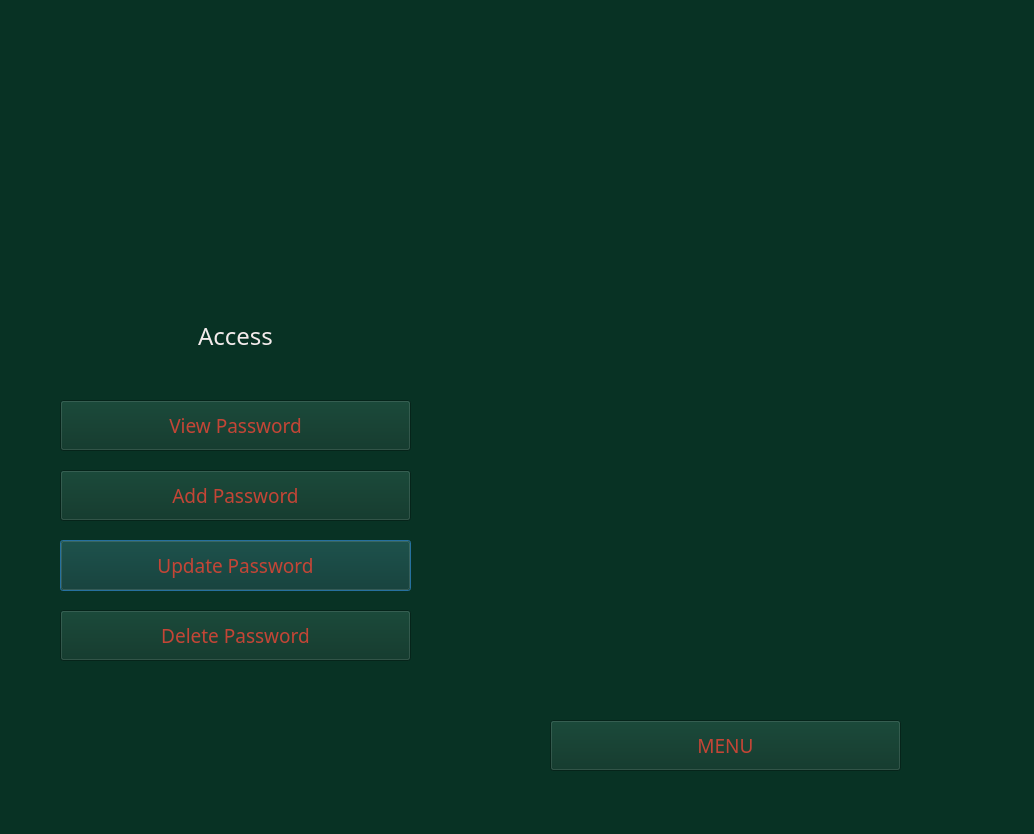
<?xml version="1.0" encoding="UTF-8"?>
<ui version="4.0">
 <class>Dialog</class>
 <widget class="QDialog" name="Dialog">
  <property name="geometry">
   <rect>
    <x>0</x>
    <y>0</y>
    <width>1034</width>
    <height>834</height>
   </rect>
  </property>
  <property name="windowTitle">
   <string>Dialog</string>
  </property>
  <property name="styleSheet">
   <string notr="true">background-color: rgb(8, 50, 36);</string>
  </property>
  <widget class="QPushButton" name="updatepass">
   <property name="geometry">
    <rect>
     <x>60</x>
     <y>540</y>
     <width>351</width>
     <height>51</height>
    </rect>
   </property>
   <property name="palette">
    <palette>
     <active>
      <colorrole role="Button">
       <brush brushstyle="SolidPattern">
        <color alpha="255">
         <red>8</red>
         <green>50</green>
         <blue>36</blue>
        </color>
       </brush>
      </colorrole>
      <colorrole role="Light">
       <brush brushstyle="SolidPattern">
        <color alpha="255">
         <red>196</red>
         <green>69</green>
         <blue>54</blue>
        </color>
       </brush>
      </colorrole>
      <colorrole role="Midlight">
       <brush brushstyle="SolidPattern">
        <color alpha="255">
         <red>196</red>
         <green>69</green>
         <blue>54</blue>
        </color>
       </brush>
      </colorrole>
      <colorrole role="ButtonText">
       <brush brushstyle="SolidPattern">
        <color alpha="255">
         <red>196</red>
         <green>69</green>
         <blue>54</blue>
        </color>
       </brush>
      </colorrole>
      <colorrole role="Base">
       <brush brushstyle="SolidPattern">
        <color alpha="255">
         <red>8</red>
         <green>50</green>
         <blue>36</blue>
        </color>
       </brush>
      </colorrole>
      <colorrole role="Window">
       <brush brushstyle="SolidPattern">
        <color alpha="255">
         <red>8</red>
         <green>50</green>
         <blue>36</blue>
        </color>
       </brush>
      </colorrole>
      <colorrole role="AlternateBase">
       <brush brushstyle="SolidPattern">
        <color alpha="255">
         <red>196</red>
         <green>69</green>
         <blue>54</blue>
        </color>
       </brush>
      </colorrole>
      <colorrole role="ToolTipBase">
       <brush brushstyle="SolidPattern">
        <color alpha="255">
         <red>255</red>
         <green>255</green>
         <blue>255</blue>
        </color>
       </brush>
      </colorrole>
     </active>
     <inactive>
      <colorrole role="Button">
       <brush brushstyle="SolidPattern">
        <color alpha="255">
         <red>8</red>
         <green>50</green>
         <blue>36</blue>
        </color>
       </brush>
      </colorrole>
      <colorrole role="Light">
       <brush brushstyle="SolidPattern">
        <color alpha="255">
         <red>196</red>
         <green>69</green>
         <blue>54</blue>
        </color>
       </brush>
      </colorrole>
      <colorrole role="Midlight">
       <brush brushstyle="SolidPattern">
        <color alpha="255">
         <red>196</red>
         <green>69</green>
         <blue>54</blue>
        </color>
       </brush>
      </colorrole>
      <colorrole role="ButtonText">
       <brush brushstyle="SolidPattern">
        <color alpha="255">
         <red>196</red>
         <green>69</green>
         <blue>54</blue>
        </color>
       </brush>
      </colorrole>
      <colorrole role="Base">
       <brush brushstyle="SolidPattern">
        <color alpha="255">
         <red>8</red>
         <green>50</green>
         <blue>36</blue>
        </color>
       </brush>
      </colorrole>
      <colorrole role="Window">
       <brush brushstyle="SolidPattern">
        <color alpha="255">
         <red>8</red>
         <green>50</green>
         <blue>36</blue>
        </color>
       </brush>
      </colorrole>
      <colorrole role="AlternateBase">
       <brush brushstyle="SolidPattern">
        <color alpha="255">
         <red>196</red>
         <green>69</green>
         <blue>54</blue>
        </color>
       </brush>
      </colorrole>
      <colorrole role="ToolTipBase">
       <brush brushstyle="SolidPattern">
        <color alpha="255">
         <red>255</red>
         <green>255</green>
         <blue>255</blue>
        </color>
       </brush>
      </colorrole>
     </inactive>
     <disabled>
      <colorrole role="Button">
       <brush brushstyle="SolidPattern">
        <color alpha="255">
         <red>8</red>
         <green>50</green>
         <blue>36</blue>
        </color>
       </brush>
      </colorrole>
      <colorrole role="Light">
       <brush brushstyle="SolidPattern">
        <color alpha="255">
         <red>196</red>
         <green>69</green>
         <blue>54</blue>
        </color>
       </brush>
      </colorrole>
      <colorrole role="Midlight">
       <brush brushstyle="SolidPattern">
        <color alpha="255">
         <red>196</red>
         <green>69</green>
         <blue>54</blue>
        </color>
       </brush>
      </colorrole>
      <colorrole role="ButtonText">
       <brush brushstyle="SolidPattern">
        <color alpha="255">
         <red>120</red>
         <green>120</green>
         <blue>120</blue>
        </color>
       </brush>
      </colorrole>
      <colorrole role="Base">
       <brush brushstyle="SolidPattern">
        <color alpha="255">
         <red>8</red>
         <green>50</green>
         <blue>36</blue>
        </color>
       </brush>
      </colorrole>
      <colorrole role="Window">
       <brush brushstyle="SolidPattern">
        <color alpha="255">
         <red>8</red>
         <green>50</green>
         <blue>36</blue>
        </color>
       </brush>
      </colorrole>
      <colorrole role="AlternateBase">
       <brush brushstyle="SolidPattern">
        <color alpha="255">
         <red>196</red>
         <green>69</green>
         <blue>54</blue>
        </color>
       </brush>
      </colorrole>
      <colorrole role="ToolTipBase">
       <brush brushstyle="SolidPattern">
        <color alpha="255">
         <red>255</red>
         <green>255</green>
         <blue>255</blue>
        </color>
       </brush>
      </colorrole>
     </disabled>
    </palette>
   </property>
   <property name="font">
    <font>
     <family>Sylfaen</family>
     <pointsize>14</pointsize>
    </font>
   </property>
   <property name="text">
    <string>Update Password</string>
   </property>
  </widget>
  <widget class="QLabel" name="accesslab">
   <property name="geometry">
    <rect>
     <x>60</x>
     <y>310</y>
     <width>351</width>
     <height>51</height>
    </rect>
   </property>
   <property name="palette">
    <palette>
     <active>
      <colorrole role="WindowText">
       <brush brushstyle="SolidPattern">
        <color alpha="255">
         <red>243</red>
         <green>235</green>
         <blue>235</blue>
        </color>
       </brush>
      </colorrole>
      <colorrole role="Button">
       <brush brushstyle="SolidPattern">
        <color alpha="255">
         <red>8</red>
         <green>50</green>
         <blue>36</blue>
        </color>
       </brush>
      </colorrole>
      <colorrole role="Base">
       <brush brushstyle="SolidPattern">
        <color alpha="255">
         <red>8</red>
         <green>50</green>
         <blue>36</blue>
        </color>
       </brush>
      </colorrole>
      <colorrole role="Window">
       <brush brushstyle="SolidPattern">
        <color alpha="255">
         <red>8</red>
         <green>50</green>
         <blue>36</blue>
        </color>
       </brush>
      </colorrole>
     </active>
     <inactive>
      <colorrole role="WindowText">
       <brush brushstyle="SolidPattern">
        <color alpha="255">
         <red>243</red>
         <green>235</green>
         <blue>235</blue>
        </color>
       </brush>
      </colorrole>
      <colorrole role="Button">
       <brush brushstyle="SolidPattern">
        <color alpha="255">
         <red>8</red>
         <green>50</green>
         <blue>36</blue>
        </color>
       </brush>
      </colorrole>
      <colorrole role="Base">
       <brush brushstyle="SolidPattern">
        <color alpha="255">
         <red>8</red>
         <green>50</green>
         <blue>36</blue>
        </color>
       </brush>
      </colorrole>
      <colorrole role="Window">
       <brush brushstyle="SolidPattern">
        <color alpha="255">
         <red>8</red>
         <green>50</green>
         <blue>36</blue>
        </color>
       </brush>
      </colorrole>
     </inactive>
     <disabled>
      <colorrole role="WindowText">
       <brush brushstyle="SolidPattern">
        <color alpha="255">
         <red>120</red>
         <green>120</green>
         <blue>120</blue>
        </color>
       </brush>
      </colorrole>
      <colorrole role="Button">
       <brush brushstyle="SolidPattern">
        <color alpha="255">
         <red>8</red>
         <green>50</green>
         <blue>36</blue>
        </color>
       </brush>
      </colorrole>
      <colorrole role="Base">
       <brush brushstyle="SolidPattern">
        <color alpha="255">
         <red>8</red>
         <green>50</green>
         <blue>36</blue>
        </color>
       </brush>
      </colorrole>
      <colorrole role="Window">
       <brush brushstyle="SolidPattern">
        <color alpha="255">
         <red>8</red>
         <green>50</green>
         <blue>36</blue>
        </color>
       </brush>
      </colorrole>
     </disabled>
    </palette>
   </property>
   <property name="font">
    <font>
     <family>Sylfaen</family>
     <pointsize>18</pointsize>
    </font>
   </property>
   <property name="autoFillBackground">
    <bool>false</bool>
   </property>
   <property name="text">
    <string>Access</string>
   </property>
   <property name="alignment">
    <set>Qt::AlignCenter</set>
   </property>
  </widget>
  <widget class="QLabel" name="sidelab">
   <property name="geometry">
    <rect>
     <x>460</x>
     <y>0</y>
     <width>571</width>
     <height>841</height>
    </rect>
   </property>
   <property name="palette">
    <palette>
     <active>
      <colorrole role="WindowText">
       <brush brushstyle="SolidPattern">
        <color alpha="255">
         <red>243</red>
         <green>235</green>
         <blue>235</blue>
        </color>
       </brush>
      </colorrole>
      <colorrole role="Button">
       <brush brushstyle="SolidPattern">
        <color alpha="255">
         <red>8</red>
         <green>50</green>
         <blue>36</blue>
        </color>
       </brush>
      </colorrole>
      <colorrole role="Base">
       <brush brushstyle="SolidPattern">
        <color alpha="255">
         <red>8</red>
         <green>50</green>
         <blue>36</blue>
        </color>
       </brush>
      </colorrole>
      <colorrole role="Window">
       <brush brushstyle="SolidPattern">
        <color alpha="255">
         <red>8</red>
         <green>50</green>
         <blue>36</blue>
        </color>
       </brush>
      </colorrole>
     </active>
     <inactive>
      <colorrole role="WindowText">
       <brush brushstyle="SolidPattern">
        <color alpha="255">
         <red>243</red>
         <green>235</green>
         <blue>235</blue>
        </color>
       </brush>
      </colorrole>
      <colorrole role="Button">
       <brush brushstyle="SolidPattern">
        <color alpha="255">
         <red>8</red>
         <green>50</green>
         <blue>36</blue>
        </color>
       </brush>
      </colorrole>
      <colorrole role="Base">
       <brush brushstyle="SolidPattern">
        <color alpha="255">
         <red>8</red>
         <green>50</green>
         <blue>36</blue>
        </color>
       </brush>
      </colorrole>
      <colorrole role="Window">
       <brush brushstyle="SolidPattern">
        <color alpha="255">
         <red>8</red>
         <green>50</green>
         <blue>36</blue>
        </color>
       </brush>
      </colorrole>
     </inactive>
     <disabled>
      <colorrole role="WindowText">
       <brush brushstyle="SolidPattern">
        <color alpha="255">
         <red>120</red>
         <green>120</green>
         <blue>120</blue>
        </color>
       </brush>
      </colorrole>
      <colorrole role="Button">
       <brush brushstyle="SolidPattern">
        <color alpha="255">
         <red>8</red>
         <green>50</green>
         <blue>36</blue>
        </color>
       </brush>
      </colorrole>
      <colorrole role="Base">
       <brush brushstyle="SolidPattern">
        <color alpha="255">
         <red>8</red>
         <green>50</green>
         <blue>36</blue>
        </color>
       </brush>
      </colorrole>
      <colorrole role="Window">
       <brush brushstyle="SolidPattern">
        <color alpha="255">
         <red>8</red>
         <green>50</green>
         <blue>36</blue>
        </color>
       </brush>
      </colorrole>
     </disabled>
    </palette>
   </property>
   <property name="font">
    <font>
     <family>Sylfaen</family>
     <pointsize>18</pointsize>
    </font>
   </property>
   <property name="autoFillBackground">
    <bool>false</bool>
   </property>
   <property name="text">
    <string/>
   </property>
   <property name="alignment">
    <set>Qt::AlignCenter</set>
   </property>
  </widget>
  <widget class="QPushButton" name="add">
   <property name="geometry">
    <rect>
     <x>60</x>
     <y>470</y>
     <width>351</width>
     <height>51</height>
    </rect>
   </property>
   <property name="palette">
    <palette>
     <active>
      <colorrole role="Button">
       <brush brushstyle="SolidPattern">
        <color alpha="255">
         <red>8</red>
         <green>50</green>
         <blue>36</blue>
        </color>
       </brush>
      </colorrole>
      <colorrole role="Light">
       <brush brushstyle="SolidPattern">
        <color alpha="255">
         <red>196</red>
         <green>69</green>
         <blue>54</blue>
        </color>
       </brush>
      </colorrole>
      <colorrole role="Midlight">
       <brush brushstyle="SolidPattern">
        <color alpha="255">
         <red>196</red>
         <green>69</green>
         <blue>54</blue>
        </color>
       </brush>
      </colorrole>
      <colorrole role="ButtonText">
       <brush brushstyle="SolidPattern">
        <color alpha="255">
         <red>196</red>
         <green>69</green>
         <blue>54</blue>
        </color>
       </brush>
      </colorrole>
      <colorrole role="Base">
       <brush brushstyle="SolidPattern">
        <color alpha="255">
         <red>8</red>
         <green>50</green>
         <blue>36</blue>
        </color>
       </brush>
      </colorrole>
      <colorrole role="Window">
       <brush brushstyle="SolidPattern">
        <color alpha="255">
         <red>8</red>
         <green>50</green>
         <blue>36</blue>
        </color>
       </brush>
      </colorrole>
      <colorrole role="AlternateBase">
       <brush brushstyle="SolidPattern">
        <color alpha="255">
         <red>196</red>
         <green>69</green>
         <blue>54</blue>
        </color>
       </brush>
      </colorrole>
      <colorrole role="ToolTipBase">
       <brush brushstyle="SolidPattern">
        <color alpha="255">
         <red>255</red>
         <green>255</green>
         <blue>255</blue>
        </color>
       </brush>
      </colorrole>
     </active>
     <inactive>
      <colorrole role="Button">
       <brush brushstyle="SolidPattern">
        <color alpha="255">
         <red>8</red>
         <green>50</green>
         <blue>36</blue>
        </color>
       </brush>
      </colorrole>
      <colorrole role="Light">
       <brush brushstyle="SolidPattern">
        <color alpha="255">
         <red>196</red>
         <green>69</green>
         <blue>54</blue>
        </color>
       </brush>
      </colorrole>
      <colorrole role="Midlight">
       <brush brushstyle="SolidPattern">
        <color alpha="255">
         <red>196</red>
         <green>69</green>
         <blue>54</blue>
        </color>
       </brush>
      </colorrole>
      <colorrole role="ButtonText">
       <brush brushstyle="SolidPattern">
        <color alpha="255">
         <red>196</red>
         <green>69</green>
         <blue>54</blue>
        </color>
       </brush>
      </colorrole>
      <colorrole role="Base">
       <brush brushstyle="SolidPattern">
        <color alpha="255">
         <red>8</red>
         <green>50</green>
         <blue>36</blue>
        </color>
       </brush>
      </colorrole>
      <colorrole role="Window">
       <brush brushstyle="SolidPattern">
        <color alpha="255">
         <red>8</red>
         <green>50</green>
         <blue>36</blue>
        </color>
       </brush>
      </colorrole>
      <colorrole role="AlternateBase">
       <brush brushstyle="SolidPattern">
        <color alpha="255">
         <red>196</red>
         <green>69</green>
         <blue>54</blue>
        </color>
       </brush>
      </colorrole>
      <colorrole role="ToolTipBase">
       <brush brushstyle="SolidPattern">
        <color alpha="255">
         <red>255</red>
         <green>255</green>
         <blue>255</blue>
        </color>
       </brush>
      </colorrole>
     </inactive>
     <disabled>
      <colorrole role="Button">
       <brush brushstyle="SolidPattern">
        <color alpha="255">
         <red>8</red>
         <green>50</green>
         <blue>36</blue>
        </color>
       </brush>
      </colorrole>
      <colorrole role="Light">
       <brush brushstyle="SolidPattern">
        <color alpha="255">
         <red>196</red>
         <green>69</green>
         <blue>54</blue>
        </color>
       </brush>
      </colorrole>
      <colorrole role="Midlight">
       <brush brushstyle="SolidPattern">
        <color alpha="255">
         <red>196</red>
         <green>69</green>
         <blue>54</blue>
        </color>
       </brush>
      </colorrole>
      <colorrole role="ButtonText">
       <brush brushstyle="SolidPattern">
        <color alpha="255">
         <red>120</red>
         <green>120</green>
         <blue>120</blue>
        </color>
       </brush>
      </colorrole>
      <colorrole role="Base">
       <brush brushstyle="SolidPattern">
        <color alpha="255">
         <red>8</red>
         <green>50</green>
         <blue>36</blue>
        </color>
       </brush>
      </colorrole>
      <colorrole role="Window">
       <brush brushstyle="SolidPattern">
        <color alpha="255">
         <red>8</red>
         <green>50</green>
         <blue>36</blue>
        </color>
       </brush>
      </colorrole>
      <colorrole role="AlternateBase">
       <brush brushstyle="SolidPattern">
        <color alpha="255">
         <red>196</red>
         <green>69</green>
         <blue>54</blue>
        </color>
       </brush>
      </colorrole>
      <colorrole role="ToolTipBase">
       <brush brushstyle="SolidPattern">
        <color alpha="255">
         <red>255</red>
         <green>255</green>
         <blue>255</blue>
        </color>
       </brush>
      </colorrole>
     </disabled>
    </palette>
   </property>
   <property name="font">
    <font>
     <family>Sylfaen</family>
     <pointsize>14</pointsize>
    </font>
   </property>
   <property name="text">
    <string>Add Password</string>
   </property>
  </widget>
  <widget class="QPushButton" name="view">
   <property name="geometry">
    <rect>
     <x>60</x>
     <y>400</y>
     <width>351</width>
     <height>51</height>
    </rect>
   </property>
   <property name="palette">
    <palette>
     <active>
      <colorrole role="Button">
       <brush brushstyle="SolidPattern">
        <color alpha="255">
         <red>8</red>
         <green>50</green>
         <blue>36</blue>
        </color>
       </brush>
      </colorrole>
      <colorrole role="Light">
       <brush brushstyle="SolidPattern">
        <color alpha="255">
         <red>196</red>
         <green>69</green>
         <blue>54</blue>
        </color>
       </brush>
      </colorrole>
      <colorrole role="Midlight">
       <brush brushstyle="SolidPattern">
        <color alpha="255">
         <red>196</red>
         <green>69</green>
         <blue>54</blue>
        </color>
       </brush>
      </colorrole>
      <colorrole role="BrightText">
       <brush brushstyle="SolidPattern">
        <color alpha="255">
         <red>196</red>
         <green>69</green>
         <blue>54</blue>
        </color>
       </brush>
      </colorrole>
      <colorrole role="ButtonText">
       <brush brushstyle="SolidPattern">
        <color alpha="255">
         <red>196</red>
         <green>69</green>
         <blue>54</blue>
        </color>
       </brush>
      </colorrole>
      <colorrole role="Base">
       <brush brushstyle="SolidPattern">
        <color alpha="255">
         <red>8</red>
         <green>50</green>
         <blue>36</blue>
        </color>
       </brush>
      </colorrole>
      <colorrole role="Window">
       <brush brushstyle="SolidPattern">
        <color alpha="255">
         <red>8</red>
         <green>50</green>
         <blue>36</blue>
        </color>
       </brush>
      </colorrole>
      <colorrole role="AlternateBase">
       <brush brushstyle="SolidPattern">
        <color alpha="255">
         <red>196</red>
         <green>69</green>
         <blue>54</blue>
        </color>
       </brush>
      </colorrole>
      <colorrole role="ToolTipBase">
       <brush brushstyle="SolidPattern">
        <color alpha="255">
         <red>196</red>
         <green>69</green>
         <blue>54</blue>
        </color>
       </brush>
      </colorrole>
     </active>
     <inactive>
      <colorrole role="Button">
       <brush brushstyle="SolidPattern">
        <color alpha="255">
         <red>8</red>
         <green>50</green>
         <blue>36</blue>
        </color>
       </brush>
      </colorrole>
      <colorrole role="Light">
       <brush brushstyle="SolidPattern">
        <color alpha="255">
         <red>196</red>
         <green>69</green>
         <blue>54</blue>
        </color>
       </brush>
      </colorrole>
      <colorrole role="Midlight">
       <brush brushstyle="SolidPattern">
        <color alpha="255">
         <red>196</red>
         <green>69</green>
         <blue>54</blue>
        </color>
       </brush>
      </colorrole>
      <colorrole role="BrightText">
       <brush brushstyle="SolidPattern">
        <color alpha="255">
         <red>196</red>
         <green>69</green>
         <blue>54</blue>
        </color>
       </brush>
      </colorrole>
      <colorrole role="ButtonText">
       <brush brushstyle="SolidPattern">
        <color alpha="255">
         <red>196</red>
         <green>69</green>
         <blue>54</blue>
        </color>
       </brush>
      </colorrole>
      <colorrole role="Base">
       <brush brushstyle="SolidPattern">
        <color alpha="255">
         <red>8</red>
         <green>50</green>
         <blue>36</blue>
        </color>
       </brush>
      </colorrole>
      <colorrole role="Window">
       <brush brushstyle="SolidPattern">
        <color alpha="255">
         <red>8</red>
         <green>50</green>
         <blue>36</blue>
        </color>
       </brush>
      </colorrole>
      <colorrole role="AlternateBase">
       <brush brushstyle="SolidPattern">
        <color alpha="255">
         <red>196</red>
         <green>69</green>
         <blue>54</blue>
        </color>
       </brush>
      </colorrole>
      <colorrole role="ToolTipBase">
       <brush brushstyle="SolidPattern">
        <color alpha="255">
         <red>196</red>
         <green>69</green>
         <blue>54</blue>
        </color>
       </brush>
      </colorrole>
     </inactive>
     <disabled>
      <colorrole role="Button">
       <brush brushstyle="SolidPattern">
        <color alpha="255">
         <red>8</red>
         <green>50</green>
         <blue>36</blue>
        </color>
       </brush>
      </colorrole>
      <colorrole role="Light">
       <brush brushstyle="SolidPattern">
        <color alpha="255">
         <red>196</red>
         <green>69</green>
         <blue>54</blue>
        </color>
       </brush>
      </colorrole>
      <colorrole role="Midlight">
       <brush brushstyle="SolidPattern">
        <color alpha="255">
         <red>196</red>
         <green>69</green>
         <blue>54</blue>
        </color>
       </brush>
      </colorrole>
      <colorrole role="BrightText">
       <brush brushstyle="SolidPattern">
        <color alpha="255">
         <red>196</red>
         <green>69</green>
         <blue>54</blue>
        </color>
       </brush>
      </colorrole>
      <colorrole role="ButtonText">
       <brush brushstyle="SolidPattern">
        <color alpha="255">
         <red>120</red>
         <green>120</green>
         <blue>120</blue>
        </color>
       </brush>
      </colorrole>
      <colorrole role="Base">
       <brush brushstyle="SolidPattern">
        <color alpha="255">
         <red>8</red>
         <green>50</green>
         <blue>36</blue>
        </color>
       </brush>
      </colorrole>
      <colorrole role="Window">
       <brush brushstyle="SolidPattern">
        <color alpha="255">
         <red>8</red>
         <green>50</green>
         <blue>36</blue>
        </color>
       </brush>
      </colorrole>
      <colorrole role="AlternateBase">
       <brush brushstyle="SolidPattern">
        <color alpha="255">
         <red>196</red>
         <green>69</green>
         <blue>54</blue>
        </color>
       </brush>
      </colorrole>
      <colorrole role="ToolTipBase">
       <brush brushstyle="SolidPattern">
        <color alpha="255">
         <red>196</red>
         <green>69</green>
         <blue>54</blue>
        </color>
       </brush>
      </colorrole>
     </disabled>
    </palette>
   </property>
   <property name="font">
    <font>
     <family>Sylfaen</family>
     <pointsize>14</pointsize>
    </font>
   </property>
   <property name="styleSheet">
    <string notr="true">border-color: rgb(243, 235, 235);</string>
   </property>
   <property name="text">
    <string>View Password</string>
   </property>
  </widget>
  <widget class="QLabel" name="peslogo">
   <property name="geometry">
    <rect>
     <x>110</x>
     <y>50</y>
     <width>221</width>
     <height>191</height>
    </rect>
   </property>
   <property name="text">
    <string/>
   </property>
   <property name="pixmap">
    <pixmap>Media/peslogopicnobg.png</pixmap>
   </property>
   <property name="scaledContents">
    <bool>true</bool>
   </property>
  </widget>
  <widget class="QPushButton" name="delpass">
   <property name="geometry">
    <rect>
     <x>60</x>
     <y>610</y>
     <width>351</width>
     <height>51</height>
    </rect>
   </property>
   <property name="palette">
    <palette>
     <active>
      <colorrole role="Button">
       <brush brushstyle="SolidPattern">
        <color alpha="255">
         <red>8</red>
         <green>50</green>
         <blue>36</blue>
        </color>
       </brush>
      </colorrole>
      <colorrole role="Light">
       <brush brushstyle="SolidPattern">
        <color alpha="255">
         <red>196</red>
         <green>69</green>
         <blue>54</blue>
        </color>
       </brush>
      </colorrole>
      <colorrole role="Midlight">
       <brush brushstyle="SolidPattern">
        <color alpha="255">
         <red>196</red>
         <green>69</green>
         <blue>54</blue>
        </color>
       </brush>
      </colorrole>
      <colorrole role="ButtonText">
       <brush brushstyle="SolidPattern">
        <color alpha="255">
         <red>196</red>
         <green>69</green>
         <blue>54</blue>
        </color>
       </brush>
      </colorrole>
      <colorrole role="Base">
       <brush brushstyle="SolidPattern">
        <color alpha="255">
         <red>8</red>
         <green>50</green>
         <blue>36</blue>
        </color>
       </brush>
      </colorrole>
      <colorrole role="Window">
       <brush brushstyle="SolidPattern">
        <color alpha="255">
         <red>8</red>
         <green>50</green>
         <blue>36</blue>
        </color>
       </brush>
      </colorrole>
      <colorrole role="AlternateBase">
       <brush brushstyle="SolidPattern">
        <color alpha="255">
         <red>196</red>
         <green>69</green>
         <blue>54</blue>
        </color>
       </brush>
      </colorrole>
      <colorrole role="ToolTipBase">
       <brush brushstyle="SolidPattern">
        <color alpha="255">
         <red>255</red>
         <green>255</green>
         <blue>255</blue>
        </color>
       </brush>
      </colorrole>
     </active>
     <inactive>
      <colorrole role="Button">
       <brush brushstyle="SolidPattern">
        <color alpha="255">
         <red>8</red>
         <green>50</green>
         <blue>36</blue>
        </color>
       </brush>
      </colorrole>
      <colorrole role="Light">
       <brush brushstyle="SolidPattern">
        <color alpha="255">
         <red>196</red>
         <green>69</green>
         <blue>54</blue>
        </color>
       </brush>
      </colorrole>
      <colorrole role="Midlight">
       <brush brushstyle="SolidPattern">
        <color alpha="255">
         <red>196</red>
         <green>69</green>
         <blue>54</blue>
        </color>
       </brush>
      </colorrole>
      <colorrole role="ButtonText">
       <brush brushstyle="SolidPattern">
        <color alpha="255">
         <red>196</red>
         <green>69</green>
         <blue>54</blue>
        </color>
       </brush>
      </colorrole>
      <colorrole role="Base">
       <brush brushstyle="SolidPattern">
        <color alpha="255">
         <red>8</red>
         <green>50</green>
         <blue>36</blue>
        </color>
       </brush>
      </colorrole>
      <colorrole role="Window">
       <brush brushstyle="SolidPattern">
        <color alpha="255">
         <red>8</red>
         <green>50</green>
         <blue>36</blue>
        </color>
       </brush>
      </colorrole>
      <colorrole role="AlternateBase">
       <brush brushstyle="SolidPattern">
        <color alpha="255">
         <red>196</red>
         <green>69</green>
         <blue>54</blue>
        </color>
       </brush>
      </colorrole>
      <colorrole role="ToolTipBase">
       <brush brushstyle="SolidPattern">
        <color alpha="255">
         <red>255</red>
         <green>255</green>
         <blue>255</blue>
        </color>
       </brush>
      </colorrole>
     </inactive>
     <disabled>
      <colorrole role="Button">
       <brush brushstyle="SolidPattern">
        <color alpha="255">
         <red>8</red>
         <green>50</green>
         <blue>36</blue>
        </color>
       </brush>
      </colorrole>
      <colorrole role="Light">
       <brush brushstyle="SolidPattern">
        <color alpha="255">
         <red>196</red>
         <green>69</green>
         <blue>54</blue>
        </color>
       </brush>
      </colorrole>
      <colorrole role="Midlight">
       <brush brushstyle="SolidPattern">
        <color alpha="255">
         <red>196</red>
         <green>69</green>
         <blue>54</blue>
        </color>
       </brush>
      </colorrole>
      <colorrole role="ButtonText">
       <brush brushstyle="SolidPattern">
        <color alpha="255">
         <red>120</red>
         <green>120</green>
         <blue>120</blue>
        </color>
       </brush>
      </colorrole>
      <colorrole role="Base">
       <brush brushstyle="SolidPattern">
        <color alpha="255">
         <red>8</red>
         <green>50</green>
         <blue>36</blue>
        </color>
       </brush>
      </colorrole>
      <colorrole role="Window">
       <brush brushstyle="SolidPattern">
        <color alpha="255">
         <red>8</red>
         <green>50</green>
         <blue>36</blue>
        </color>
       </brush>
      </colorrole>
      <colorrole role="AlternateBase">
       <brush brushstyle="SolidPattern">
        <color alpha="255">
         <red>196</red>
         <green>69</green>
         <blue>54</blue>
        </color>
       </brush>
      </colorrole>
      <colorrole role="ToolTipBase">
       <brush brushstyle="SolidPattern">
        <color alpha="255">
         <red>255</red>
         <green>255</green>
         <blue>255</blue>
        </color>
       </brush>
      </colorrole>
     </disabled>
    </palette>
   </property>
   <property name="font">
    <font>
     <family>Sylfaen</family>
     <pointsize>14</pointsize>
    </font>
   </property>
   <property name="text">
    <string>Delete Password</string>
   </property>
  </widget>
  <widget class="QPushButton" name="to_menu2">
   <property name="geometry">
    <rect>
     <x>550</x>
     <y>720</y>
     <width>351</width>
     <height>51</height>
    </rect>
   </property>
   <property name="palette">
    <palette>
     <active>
      <colorrole role="Button">
       <brush brushstyle="SolidPattern">
        <color alpha="255">
         <red>8</red>
         <green>50</green>
         <blue>36</blue>
        </color>
       </brush>
      </colorrole>
      <colorrole role="Light">
       <brush brushstyle="SolidPattern">
        <color alpha="255">
         <red>196</red>
         <green>69</green>
         <blue>54</blue>
        </color>
       </brush>
      </colorrole>
      <colorrole role="Midlight">
       <brush brushstyle="SolidPattern">
        <color alpha="255">
         <red>196</red>
         <green>69</green>
         <blue>54</blue>
        </color>
       </brush>
      </colorrole>
      <colorrole role="BrightText">
       <brush brushstyle="SolidPattern">
        <color alpha="255">
         <red>196</red>
         <green>69</green>
         <blue>54</blue>
        </color>
       </brush>
      </colorrole>
      <colorrole role="ButtonText">
       <brush brushstyle="SolidPattern">
        <color alpha="255">
         <red>196</red>
         <green>69</green>
         <blue>54</blue>
        </color>
       </brush>
      </colorrole>
      <colorrole role="Base">
       <brush brushstyle="SolidPattern">
        <color alpha="255">
         <red>8</red>
         <green>50</green>
         <blue>36</blue>
        </color>
       </brush>
      </colorrole>
      <colorrole role="Window">
       <brush brushstyle="SolidPattern">
        <color alpha="255">
         <red>8</red>
         <green>50</green>
         <blue>36</blue>
        </color>
       </brush>
      </colorrole>
      <colorrole role="AlternateBase">
       <brush brushstyle="SolidPattern">
        <color alpha="255">
         <red>196</red>
         <green>69</green>
         <blue>54</blue>
        </color>
       </brush>
      </colorrole>
      <colorrole role="ToolTipBase">
       <brush brushstyle="SolidPattern">
        <color alpha="255">
         <red>196</red>
         <green>69</green>
         <blue>54</blue>
        </color>
       </brush>
      </colorrole>
     </active>
     <inactive>
      <colorrole role="Button">
       <brush brushstyle="SolidPattern">
        <color alpha="255">
         <red>8</red>
         <green>50</green>
         <blue>36</blue>
        </color>
       </brush>
      </colorrole>
      <colorrole role="Light">
       <brush brushstyle="SolidPattern">
        <color alpha="255">
         <red>196</red>
         <green>69</green>
         <blue>54</blue>
        </color>
       </brush>
      </colorrole>
      <colorrole role="Midlight">
       <brush brushstyle="SolidPattern">
        <color alpha="255">
         <red>196</red>
         <green>69</green>
         <blue>54</blue>
        </color>
       </brush>
      </colorrole>
      <colorrole role="BrightText">
       <brush brushstyle="SolidPattern">
        <color alpha="255">
         <red>196</red>
         <green>69</green>
         <blue>54</blue>
        </color>
       </brush>
      </colorrole>
      <colorrole role="ButtonText">
       <brush brushstyle="SolidPattern">
        <color alpha="255">
         <red>196</red>
         <green>69</green>
         <blue>54</blue>
        </color>
       </brush>
      </colorrole>
      <colorrole role="Base">
       <brush brushstyle="SolidPattern">
        <color alpha="255">
         <red>8</red>
         <green>50</green>
         <blue>36</blue>
        </color>
       </brush>
      </colorrole>
      <colorrole role="Window">
       <brush brushstyle="SolidPattern">
        <color alpha="255">
         <red>8</red>
         <green>50</green>
         <blue>36</blue>
        </color>
       </brush>
      </colorrole>
      <colorrole role="AlternateBase">
       <brush brushstyle="SolidPattern">
        <color alpha="255">
         <red>196</red>
         <green>69</green>
         <blue>54</blue>
        </color>
       </brush>
      </colorrole>
      <colorrole role="ToolTipBase">
       <brush brushstyle="SolidPattern">
        <color alpha="255">
         <red>196</red>
         <green>69</green>
         <blue>54</blue>
        </color>
       </brush>
      </colorrole>
     </inactive>
     <disabled>
      <colorrole role="Button">
       <brush brushstyle="SolidPattern">
        <color alpha="255">
         <red>8</red>
         <green>50</green>
         <blue>36</blue>
        </color>
       </brush>
      </colorrole>
      <colorrole role="Light">
       <brush brushstyle="SolidPattern">
        <color alpha="255">
         <red>196</red>
         <green>69</green>
         <blue>54</blue>
        </color>
       </brush>
      </colorrole>
      <colorrole role="Midlight">
       <brush brushstyle="SolidPattern">
        <color alpha="255">
         <red>196</red>
         <green>69</green>
         <blue>54</blue>
        </color>
       </brush>
      </colorrole>
      <colorrole role="BrightText">
       <brush brushstyle="SolidPattern">
        <color alpha="255">
         <red>196</red>
         <green>69</green>
         <blue>54</blue>
        </color>
       </brush>
      </colorrole>
      <colorrole role="ButtonText">
       <brush brushstyle="SolidPattern">
        <color alpha="255">
         <red>120</red>
         <green>120</green>
         <blue>120</blue>
        </color>
       </brush>
      </colorrole>
      <colorrole role="Base">
       <brush brushstyle="SolidPattern">
        <color alpha="255">
         <red>8</red>
         <green>50</green>
         <blue>36</blue>
        </color>
       </brush>
      </colorrole>
      <colorrole role="Window">
       <brush brushstyle="SolidPattern">
        <color alpha="255">
         <red>8</red>
         <green>50</green>
         <blue>36</blue>
        </color>
       </brush>
      </colorrole>
      <colorrole role="AlternateBase">
       <brush brushstyle="SolidPattern">
        <color alpha="255">
         <red>196</red>
         <green>69</green>
         <blue>54</blue>
        </color>
       </brush>
      </colorrole>
      <colorrole role="ToolTipBase">
       <brush brushstyle="SolidPattern">
        <color alpha="255">
         <red>196</red>
         <green>69</green>
         <blue>54</blue>
        </color>
       </brush>
      </colorrole>
     </disabled>
    </palette>
   </property>
   <property name="font">
    <font>
     <family>Sylfaen</family>
     <pointsize>14</pointsize>
    </font>
   </property>
   <property name="styleSheet">
    <string notr="true">border-color: rgb(243, 235, 235);</string>
   </property>
   <property name="text">
    <string>MENU</string>
   </property>
  </widget>
  <widget class="QLabel" name="sidepic">
   <property name="geometry">
    <rect>
     <x>530</x>
     <y>160</y>
     <width>621</width>
     <height>551</height>
    </rect>
   </property>
   <property name="text">
    <string/>
   </property>
   <property name="pixmap">
    <pixmap>Media/Tech Life - Blockchain.png</pixmap>
   </property>
  </widget>
 </widget>
 <resources/>
 <connections/>
</ui>
